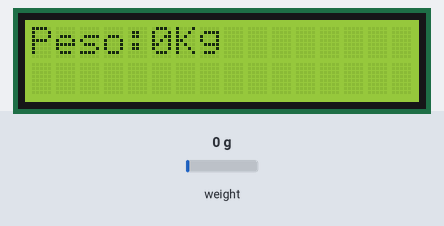
The sketch below on a simulated Arduino Uno, built with avr-gcc and run on an emulated ATmega328P. On the bench: 16×2 character LCD. The test bench sets the inputs (shaded band); at power-on: weight on the scale 0 g. What the sketch prints to the serial monitor is not drawn.

Above: at 2.6 s.
2.7 s: weight on the scale set to 1250 g
At 4.8 s:
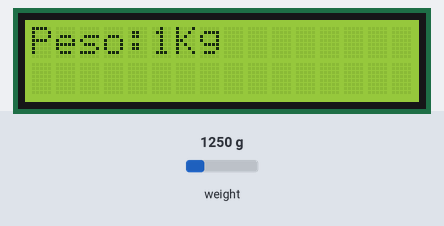
5.5 s: weight on the scale set to 2500 g
At 6.4 s:
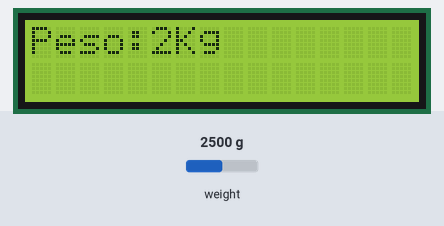
8.0 s: weight on the scale set to 3750 g
At 9.2 s:
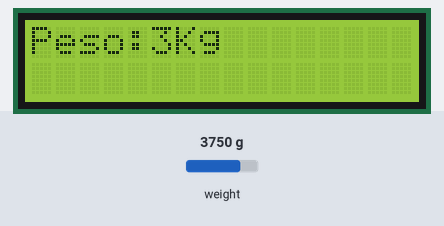
Timing chart, 0 to 11.0 s (numbered marks = the images above; inputs shaded):
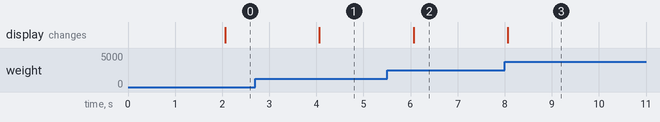

The sketch:

LectuaPeso_HX711_LCD.ino
```cpp
#include <LiquidCrystal.h>
#include "HX711.h"

#define DT 8   // Pin de datos
#define SCK 9  // Pin de reloj

HX711 celdaCarga;
LiquidCrystal lcd(7,6,5,4,3,2);

void setup() {
  Serial.begin(9600);
  lcd.begin(16,2); //LCD Size
  celdaCarga.begin(DT, SCK); // Data en D3, Clock en D2

  Serial.println("Balanza celda de carga.");
  celdaCarga.set_scale(2213.f);
  celdaCarga.tare();
}

void loop() {
  long weight = celdaCarga.get_units(10)/1000;
  Serial.println(weight, 1);

  lcd.setCursor(0,0);
  lcd.print("Peso:");
  lcd.print(weight,1);
  lcd.print("Kg");

  celdaCarga.power_down();
  delay(1000);
  celdaCarga.power_up();
}
```

Measured:
- after the input at 2.7 s, the display: changes after 1.4 s (image 1)
- after the input at 5.5 s, the display: changes after 0.57 s (image 2)
- after the input at 8.0 s, the display: changes after 0.07 s (image 3)
